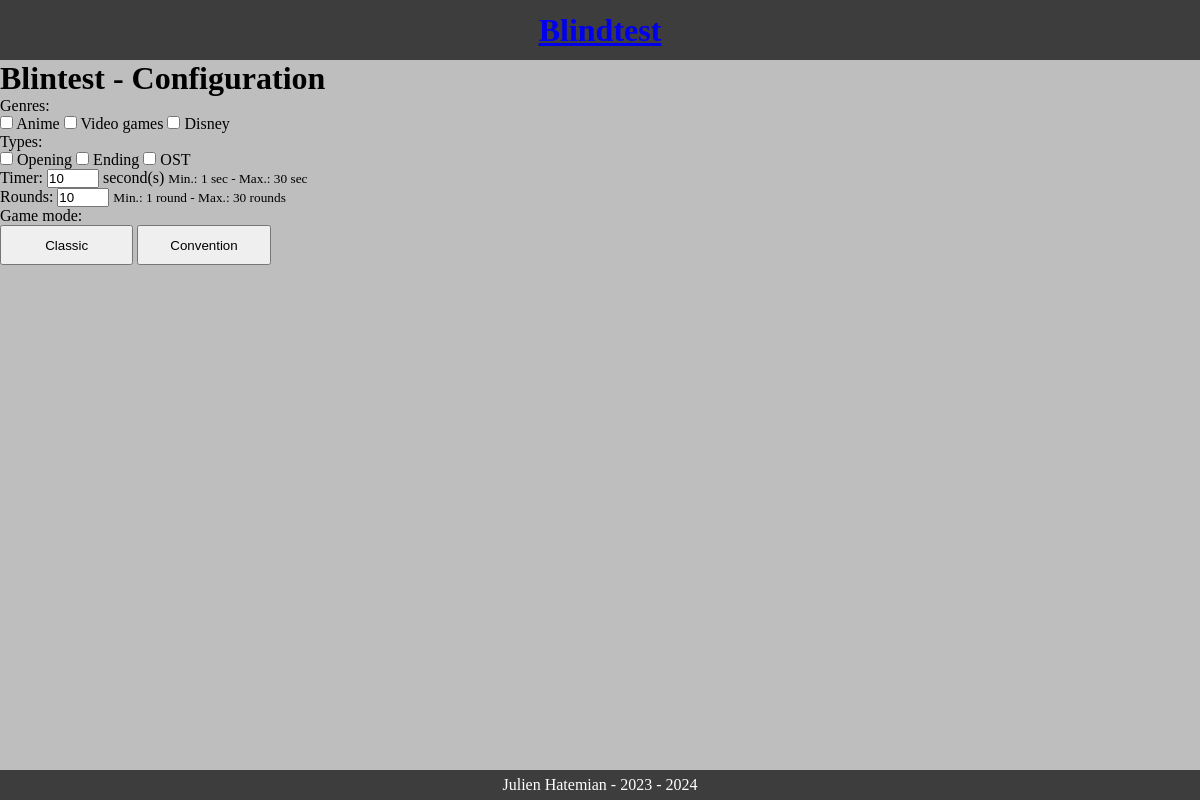
Page /gameconfig on the earlier database version.
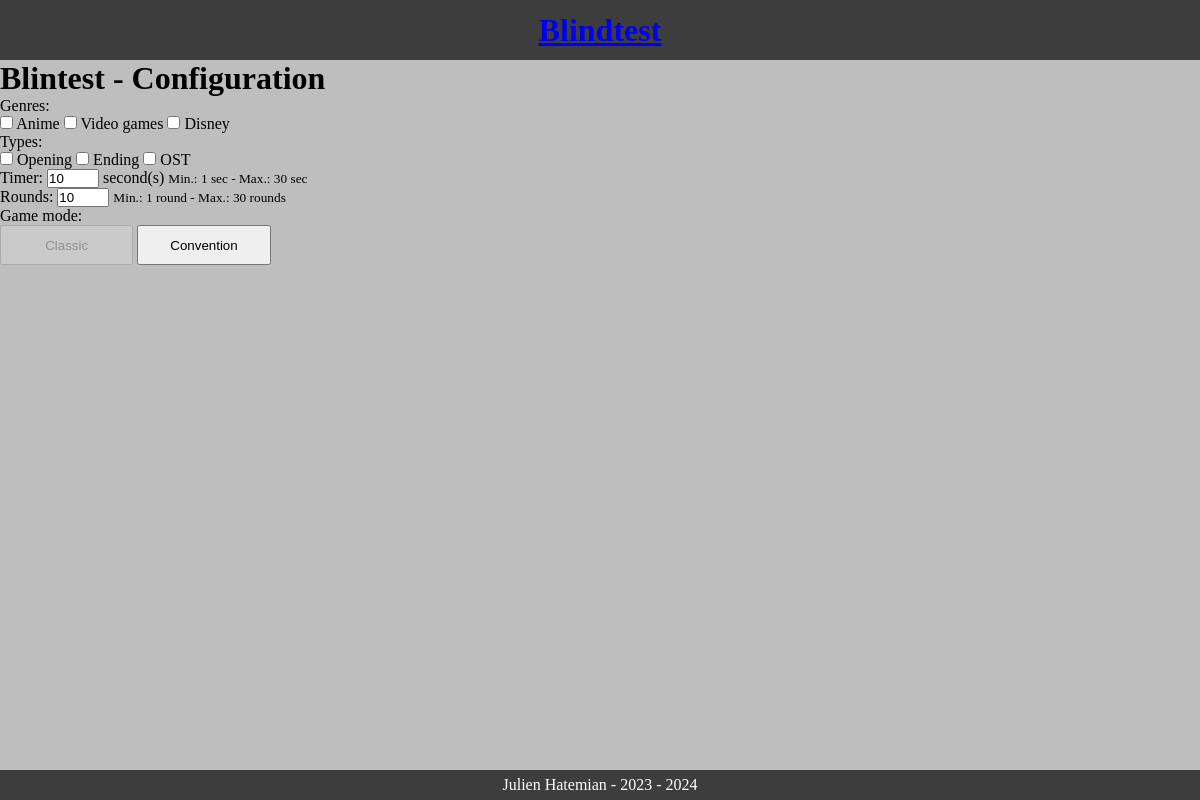
Same page on the later database version.
### tables this page shows
CREATE TABLE IF NOT EXISTS `genre` (
  `idgenre` int UNSIGNED NOT NULL AUTO_INCREMENT,
  `libelle` varchar(255) NOT NULL,
  `filepath` varchar(255) NOT NULL,
  `active` tinyint(1) NOT NULL DEFAULT '1',
  PRIMARY KEY (`idgenre`)
);

CREATE TABLE IF NOT EXISTS `type` (
  `idtype` int UNSIGNED NOT NULL AUTO_INCREMENT,
  `libelle` varchar(255) NOT NULL,
  `filepath` varchar(255) NOT NULL,
  `active` tinyint(1) NOT NULL DEFAULT '1',
  PRIMARY KEY (`idtype`)
);

CREATE TABLE IF NOT EXISTS `gamemode` (
  `idgamemode` int UNSIGNED NOT NULL AUTO_INCREMENT,
  `libelle` varchar(255) NOT NULL,
  `active` tinyint(1) NOT NULL DEFAULT '1',
  PRIMARY KEY (`idgamemode`)
);

### Controllers/MainController.controller.php (called while the page is built, shortened)
<?php
class MainController{
    protected function generatePage($data){
        extract($data);
        require_once($views);
        $page_content = ob_get_clean();
        require_once($template);
    }
}

### Controllers/BlindtestController.controller.php (called while the page is built, shortened)
<?php
require_once("MainController.controller.php");
require_once(__DIR__ . '/../Models/GenreRepository.php');
require_once(__DIR__ . '/../Models/TypeRepository.php');
require_once(__DIR__ . '/../Models/GamemodeRepository.php');
class BlindtestController
    extends MainController
{
    private GenreRepository $genreRepository;
    private TypeRepository $typeRepository;
    private GamemodeRepository $gamemodeRepository;
    public function __construct()
    {
        $this->genreRepository = new GenreRepository();
        $this->typeRepository = new TypeRepository();
        $this->gamemodeRepository = new GamemodeRepository();
    }
    public function gameconfig(){
        $genre = $this->genreRepository->getAllGenre();
        $type = $this->typeRepository->getAllType();
        $gamemode = $this->gamemodeRepository->getAllGamemode();
        $data_page = [
            "page_description" => "Blindtest's configuration.",
            "page_title" => "Blindtest - Configuration",
            "views" => "views/gameconfig.view.php",
            "template" => "views/partials/template.php",
            "page_css" => ['style.css', 'configuration.css'],
            "genres" => $genre,
            "types" => $type,
            "gamemodes" => $gamemode
        ];
        $this->generatePage($data_page);
    }
}

### dB/dbConnection.php (called while the page is built, shortened)
<?php
class dbConnection
    extends dbConfig
{
    public function getDatabase(){
        try{
            $db = new PDO('mysql:host=' . $this->host . ';dbname=' . $this->dataBase . ';charset=utf8', $this->user, $this->password);
        }
        catch(Exception $e){
            die('Erreur: ' . $e->getMessage());
        }
        return $db;
    }
}

### Models/GenreRepository.php (called while the page is built, shortened)
<?php
class GenreRepository
    extends MainRepository
{
    public function getAllGenre(){
        $req = "SELECT * FROM genre";
        $pdo = $this->getDatabase()->prepare($req);
        $pdo->execute();
        $data = $pdo->fetchAll(PDO::FETCH_ASSOC);
        return $data;
    }
}

### Models/TypeRepository.php (called while the page is built, shortened)
<?php
class TypeRepository
    extends MainRepository
{
    public function getAllType(){
        $req = "SELECT * FROM type";
        $pdo = $this->getDatabase()->prepare($req);
        $pdo->execute();
        $data = $pdo->fetchAll(PDO::FETCH_ASSOC);
        return $data;
    }
}

### Models/GamemodeRepository.php (called while the page is built, shortened)
<?php
class GamemodeRepository
    extends MainRepository
{
    public function getAllGamemode():array
    {
        $req = "SELECT * FROM gamemode";
        $pdo = $this->getDatabase()->prepare($req);
        $pdo->execute();
        $data = $pdo->fetchAll(PDO::FETCH_ASSOC);
        return $data;
    }
}

### Views/gameconfig.view.php (the view)
<h1>Blintest - Configuration</h1>
<form action="<?= URL; ?>blindtest" method="post" id="form-config">
    <div class="form-group">
        <legend>Genres:</legend>
        <?php if(isset($genres)) :?>
        <?php foreach($genres as $genre): ?>
            <input type="checkbox" name="genre[]" value="<?= $genre['idgenre'] ?>">
            <label for=""><?= $genre['libelle'] ?></label>
        <?php endforeach; endif; ?>
    </div>
    <div class="form-group">
        <legend>Types:</legend>
        <?php if(isset($types)) :?>
        <?php foreach($types as $type): ?>
            <input type="checkbox" name="type[]" value="<?= $type['idtype'] ?>">
            <label for=""><?= $type['libelle'] ?></label>
        <?php endforeach; endif; ?>
    </div>
    <div class="form-group">
        <div class="form-item">
            <label for="timer">Timer:</label>
            <input type="number" value="10" id="timer" name="timer" min="1" max="30"> second(s)
            <small>Min.: 1 sec - Max.: 30 sec</small>
        </div>
        <div class="form-item">
            <label for="rounds">Rounds:</label>
            <input type="number" value="10" id="rounds" name="rounds" min="1" max="30">
            <small>Min.: 1 round - Max.: 30 rounds</small>
        </div>
    </div>
    <div class="form-group">
        <legend>Game mode:</legend>
        <?php if(isset($gamemodes)) :?>
        <?php foreach($gamemodes as $gamemode): ?>
            <button type="submit" class="button-type" name="gamemode" value="<?= $gamemode['idgamemode'] ?>" <?php echo(($gamemode['active'] == 0) ? 'disabled' : '') ?>><?= $gamemode['libelle'] ?></button>
        <?php endforeach; endif; ?>
    </div>
</form>

### index.php (shortened to what this page needs)
<?php
require_once 'Controllers/MainController.controller.php';
require_once 'Controllers/BlindtestController.controller.php';
$mainController = new MainController();
$blindtestController = new BlindtestController();
try{
    if(empty($_GET['page'])){
        $page = 'homepage';
    }else{
        $url = explode('/', filter_var($_GET['page'], FILTER_SANITIZE_URL));
        $page = $url[0];
    }
    switch($page){
        case "gameconfig": $blindtestController->gameconfig();
            break;
    }
}catch(Exception $e){
    $mainController->errorPage($e->getMessage());
}

### Views/partials/template.php (shortened to what this page needs)
<!DOCTYPE html>
<html lang="en">
<head>
    <?php if(!empty($page_css)): ?>
        <?php foreach($page_css as $file_css): ?>
            <link rel="stylesheet" href="<?= URL ?>assets/css/<?= $file_css ?>">
        <?php endforeach; ?>
    <?php endif; ?>
</head>
<body>
    <main id="mainContent">
        <?php require_once("Views/partials/header.php") ?>
        <?= $page_content; ?>
    </main>
    <?php require_once("Views/partials/footer.php") ?>
</body>
</html>

### Views/partials/header.php
<div id="header">
    <h1><a href="<?= URL; ?>homepage">Blindtest</a></h1>
</div>

### Views/partials/footer.php
<div id="footer">
    <p>Julien Hatemian - <?php if(date("Y") != 2023){echo('2023 - ');} ?><?= date("Y") ?></p>
</div>

### assets/css/style.css (style rules this page uses)
body, * { margin: 0; padding: 0; }
body { background-color: rgb(190, 190, 190); }
#header { background-color: rgb(61, 61, 61); width: 100%; height: 60px; }
#header>h1 { display: flex; color: #fff; align-items: center; justify-content: center; height: 100%; }
#footer { position: fixed; background-color: rgb(61, 61, 61); width: 100%; height: 30px; bottom: 0%; }
#footer>p { display: flex; color: #fff; align-items: center; justify-content: center; height: 100%; }
.button-type { height: 3em; width: 10em; }

Differences in the rows shown:
changed gamemode "Classic": active 1 → 0 (drawn)
